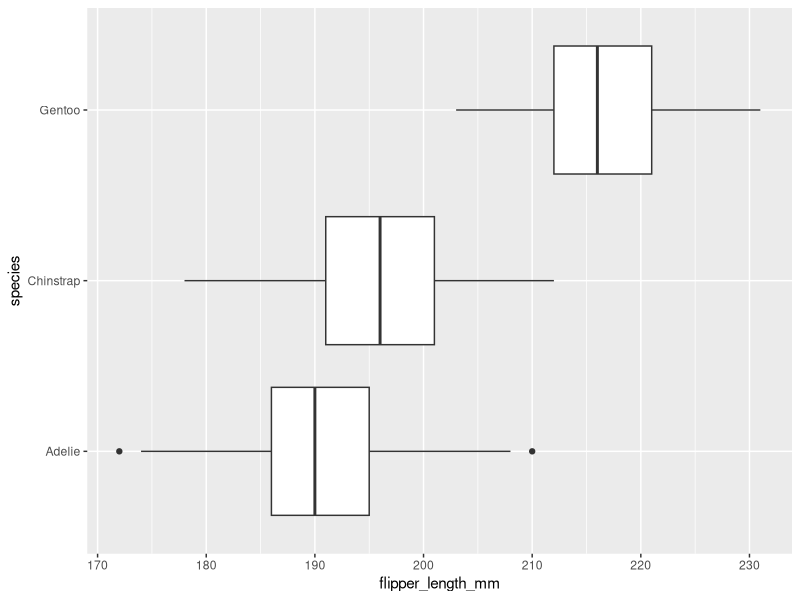
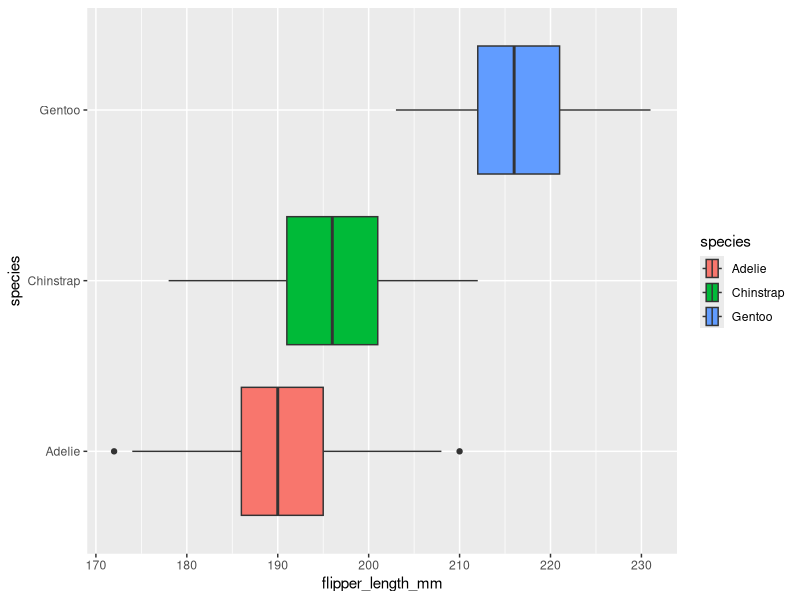
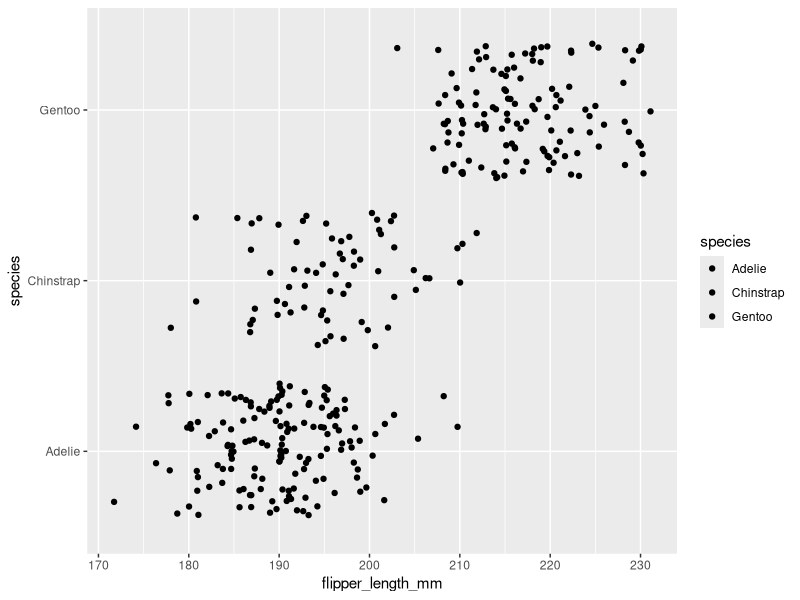
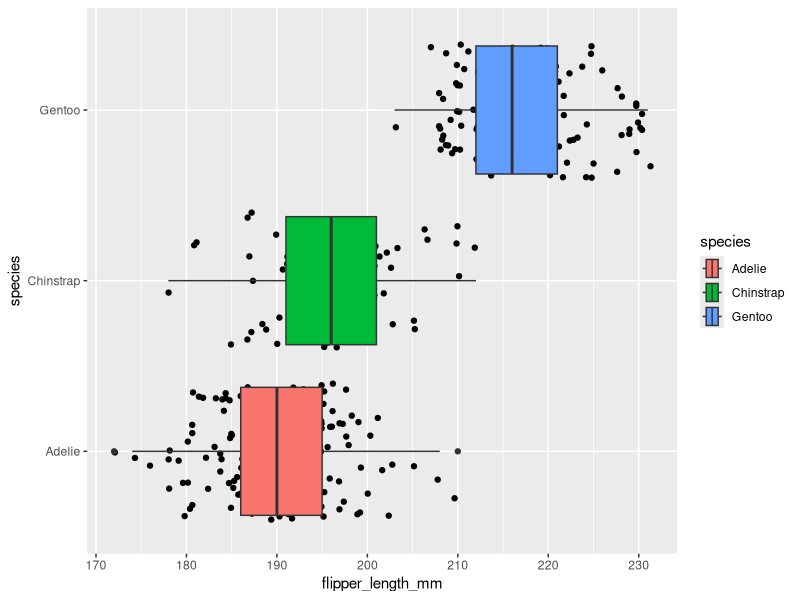
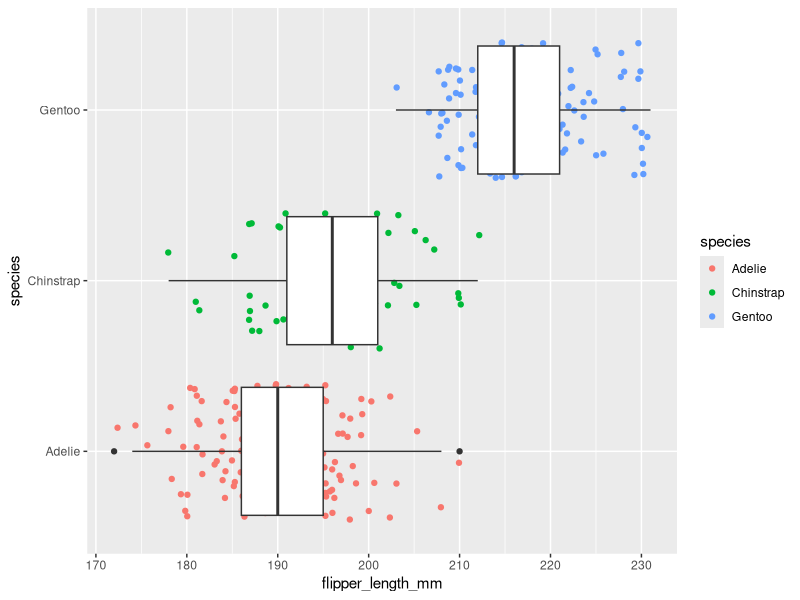

Generate these figures, in order, with R:
## ---- chunk 1
knitr::opts_chunk$set(error = TRUE)
## ---- chunk 2
library(palmerpenguins)
penguins
## ---- chunk 3
library(ggplot2)
## ---- chunk 4
ggplot(data = penguins, mapping = aes(x = flipper_length_mm, y = species)) +
  geom_boxplot()
## ---- chunk 5
ggplot(data = penguins, mapping = aes(x = flipper_length_mm, y = species, fill = species)) +
  geom_boxplot()
## ---- chunk 6
ggplot(data = penguins, mapping = aes(x = flipper_length_mm, y = species, fill = species)) +
  geom_jitter()
## ---- chunk 7
ggplot(data = penguins, mapping = aes(x = flipper_length_mm, y = species, fill = species)) +
    geom_jitter(mapping=aes(fill=species))+
    geom_boxplot()
## ---- chunk 8
 ggplot(data=penguins)+
   geom_jitter (mapping=aes(x=flipper_length_mm, y=species, color=species)) +
  geom_boxplot(mapping=aes(x=flipper_length_mm, y=species))
## ---- chunk 9

## ---- chunk 10

## ---- chunk 11

## ---- chunk 12

## ---- chunk 13

## ---- chunk 14
